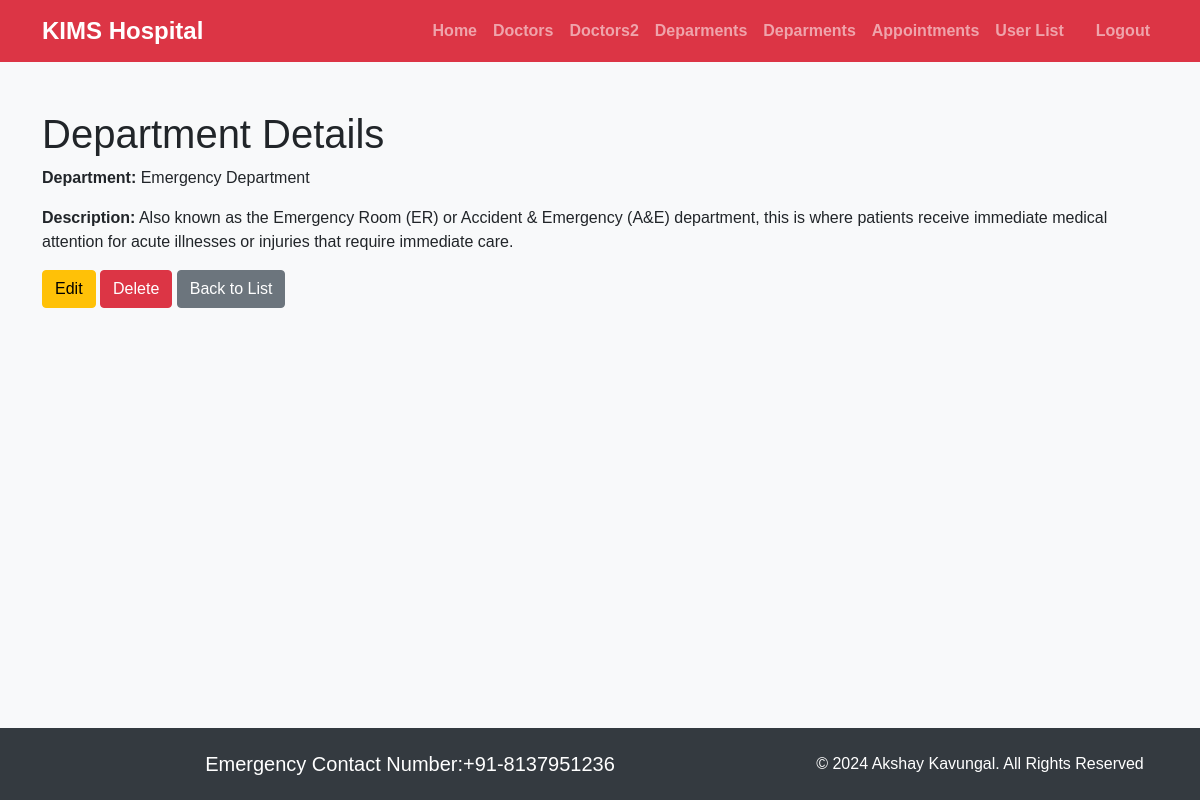
The page /DepartmentsList/1/ on the database its author committed.
### customer/models.py (models this page shows, shortened)
class Departments(models.Model):
    dep_name = models.CharField(max_length=100)
    dep_description = models.TextField()

### admin1/views.py (the view)
# urls.py: path('DepartmentsList/<int:pk>/', DepartmentsDetailView.as_view(), name='department_detail'),
class DepartmentsDetailView(DetailView):
    model = Departments
    template_name = 'admin/department/detail.html'
    context_object_name = 'dept'

### templates/admin/department/detail.html (shortened to what this page needs)
{% extends "admin/base.html" %}
{% block content %}
  <h1>Department Details</h1>
  <p><strong>Department:</strong> {{ dept.dep_name }}</p>
  <p><strong>Description:</strong> {{ dept.dep_description }}</p>
  <a href="{% url 'department_update' dept.pk %}" class="btn btn-warning">Edit</a>
  <a href="{% url 'department_delete' dept.pk %}" class="btn btn-danger">Delete</a>
  <a href="{% url 'department_list' %}" class="btn btn-secondary">Back to List</a>
{% endblock %}

### templates/admin/base.html (style rules this page uses)
body { background-color: #f8f9fa; font-family: Arial, sans-serif; display: flex; flex-direction: column; min-height: 100vh; }

### rows shown on the page
Departments: dep_name "Emergency Department", dep_description "Also known as the Emergency Room (ER) or Accident & Emergency (A&E) department, this is where patients receive immediate medical attention for acute illnesses or injuries that require immediate care."
